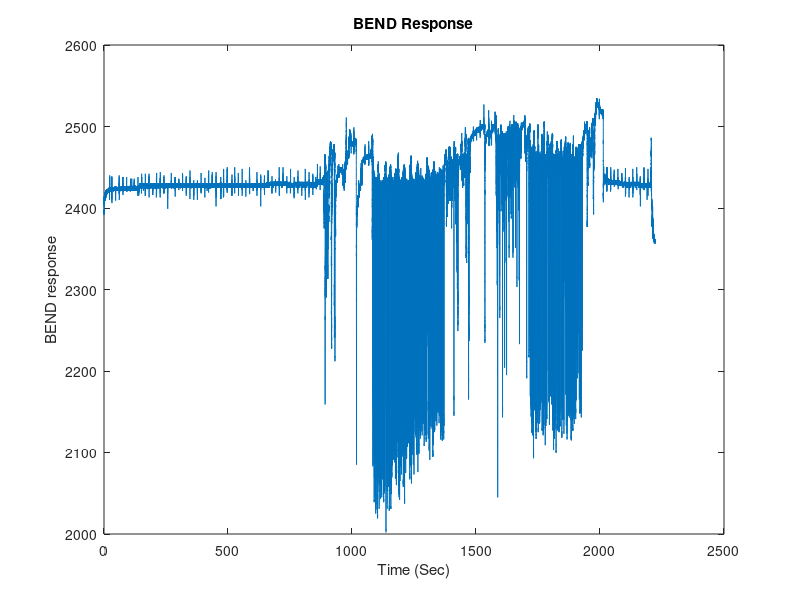

This figure's MATLAB source: (Note: this script raises an error after producing the figure.)
%this script load the raw emg signal
%normalize the signal
%truncate manually carrot, apple, banana eating signal
%truncate first five chews of each bite 
%input: RAW BEND mat file
%output: Processed signal: bend_carrot_subxx (contain 10 cell for 10 bites),
%bend_apple_subxx (contain 10 cell for 10 bites), bend_banana_subxx (contain 10 cell for 10 bites)

clc;clear all;close all;
b1=cell2mat(struct2cell(load ('BEND_SUB01.mat'))); %change filename
ts = (0:numel(b1)-1)/128;
figure;
plot(ts,b1);
title('BEND Response');
xlabel('Time (Sec)')
ylabel('BEND response');

%% filtering and normalizing
filt=designfilt('lowpassiir', 'PassbandFrequency', 2.7, 'StopbandFrequency', 3, 'PassbandRipple', 1, 'StopbandAttenuation', 60, 'SampleRate', 128);
bend=filtfilt(filt,b1);
bend= rmoutliers(bend);
[XNorm, mu, stddev] = featureNormalize(bend); %normalize
%%
%truncation of  apple, banana, and carrot (manually)
%confirm the food order from record
figure;
plot(XNorm)
[x,y]=ginput(6);
a=XNorm(x(1,1):x(2,1)); %apple
b=XNorm(x(3,1):x(4,1)); %banana
c=XNorm(x(5,1):x(6,1)); %carrot

%%
%truncation of first five chews for first 10 bites of apple
figure;
plot(a)
x1=ginput();
x11=x1(1,1);
x12=x1(2,1);
A{1}=a(x11:x12);

plot(a)
x1=ginput();
x11=x1(1,1);
x12=x1(2,1);
A{2}=a(x11:x12);

plot(a)
x1=ginput();
x11=x1(1,1);
x12=x1(2,1);
A{3}=a(x11:x12);

plot(a)
x1=ginput();
x11=x1(1,1);
x12=x1(2,1);
A{4}=a(x11:x12);

plot(a)
x1=ginput();
x11=x1(1,1);
x12=x1(2,1);
A{5}=a(x11:x12);

plot(a)
x1=ginput();
x11=x1(1,1);
x12=x1(2,1);
A{6}=a(x11:x12);


plot(a)
x1=ginput();
x11=x1(1,1);
x12=x1(2,1);
A{7}=a(x11:x12);

plot(a)
x1=ginput();
x11=x1(1,1);
x12=x1(2,1);
A{8}=a(x11:x12);

plot(a)
x1=ginput();
x11=x1(1,1);
x12=x1(2,1);
A{9}=a(x11:x12);

plot(a)
x1=ginput();
x11=x1(1,1);
x12=x1(2,1);
A{10}=a(x11:x12);

save('bend_apple_sub01.mat','A') %change filename

%%

%%
%truncation of first five chews for first 10 bites of carrot
figure;
plot(c)
x1=ginput();
x11=x1(1,1);
x12=x1(2,1);
C{1}=c(x11:x12);


plot(c)
x1=ginput();
x11=x1(1,1);
x12=x1(2,1);
C{2}=c(x11:x12);

plot(c)
x1=ginput();
x11=x1(1,1);
x12=x1(2,1);
C{3}=c(x11:x12);

plot(c)
x1=ginput();
x11=x1(1,1);
x12=x1(2,1);
C{4}=c(x11:x12);

plot(c)
x1=ginput();
x11=x1(1,1);
x12=x1(2,1);
C{5}=c(x11:x12);

plot(c)
x1=ginput();
x11=x1(1,1);
x12=x1(2,1);
C{6}=c(x11:x12);


plot(c)
x1=ginput();
x11=x1(1,1);
x12=x1(2,1);
C{7}=c(x11:x12);

plot(c)
x1=ginput();
x11=x1(1,1);
x12=x1(2,1);
C{8}=c(x11:x12);

plot(c)
x1=ginput();
x11=x1(1,1);
x12=x1(2,1);
C{9}=c(x11:x12);

plot(c)
x1=ginput();
x11=x1(1,1);
x12=x1(2,1);
C{10}=c(x11:x12);
save('bend_carrot_sub01.mat','C')

%%

%%
%truncation of first five chews for first 10 bites of Banana
figure;
plot(b)
x1=ginput();
x11=x1(1,1);
x12=x1(2,1);
B{1}=b(x11:x12);


plot(b)
x1=ginput();
x11=x1(1,1);
x12=x1(2,1);
B{2}=b(x11:x12);

plot(b)
x1=ginput();
x11=x1(1,1);
x12=x1(2,1);
B{3}=b(x11:x12);

plot(b)
x1=ginput();
x11=x1(1,1);
x12=x1(2,1);
B{4}=b(x11:x12);

plot(b)
x1=ginput();
x11=x1(1,1);
x12=x1(2,1);
B{5}=b(x11:x12);

plot(b)
x1=ginput();
x11=x1(1,1);
x12=x1(2,1);
B{6}=b(x11:x12);


plot(b)
x1=ginput();
x11=x1(1,1);
x12=x1(2,1);
B{7}=b(x11:x12);

plot(b)
x1=ginput();
x11=x1(1,1);
x12=x1(2,1);
B{8}=b(x11:x12);

plot(b)
x1=ginput();
x11=x1(1,1);
x12=x1(2,1);
B{9}=b(x11:x12);

plot(b)
x1=ginput();
x11=x1(1,1);
x12=x1(2,1);
B{10}=b(x11:x12);
save('bend_banana_sub01.mat','B')
